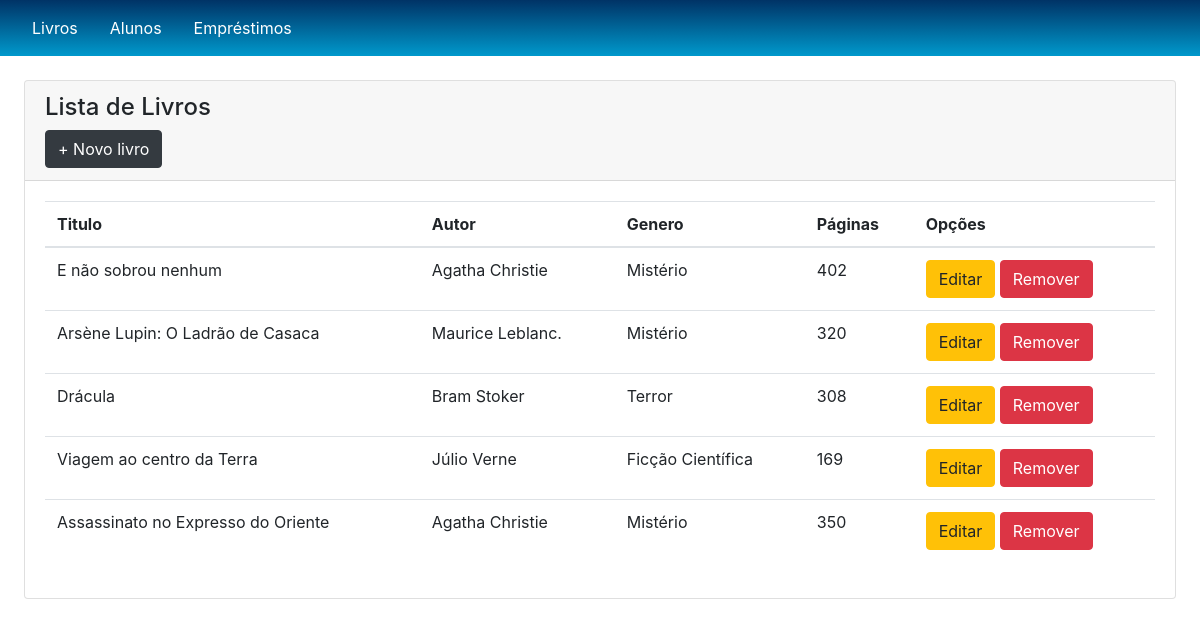
Screenshot of /livro-list with the database file from the repository.
### main/models.py (models this page shows, shortened)
class Livro(models.Model):
    titulo = models.CharField(max_length=100)
    autor = models.CharField(max_length=120)
    genero = models.ForeignKey(Genero, on_delete=models.CASCADE)
    paginas = models.IntegerField()

class Genero(models.Model):
    nome = models.CharField(max_length=150)
    def __str__(self):
        return self.nome

### main/views.py (the view)
# urls.py: path('livro-list', views.livroList, name='livro-list'),
def livroList(request):
    livros = Livro.objects.all()
    return render(request,"livro-list.html",{'livros':livros})

### main/templates/livro-list.html
{% extends "base.html" %}
{% block content %}
<div class="container-fluid px-4">
    <div class="card mt-4">
        <div class="card-header">
            <h4>Lista de Livros</h4>
            <a type="button" class="btn btn-dark float-end" href="{%url 'livro-create' %}">+ Novo livro</a>
        </div>
        <div class="card-body" style="overflow-x:auto;">
            <table class="table">
                <thead>
                    <tr>
                        <th scope="col">Titulo</th>
                        <th scope="col">Autor</th>
                        <th scope="col">Genero</th>
                        <th scope="col">Páginas</th>
                        <th scope="col">Opções</th>
                    </tr>
                </thead>
                <tbody>
                    {% for livro in livros %}
                    <tr>
                        <td>{{ livro.titulo }}</td>
                        <td>{{ livro.autor }}</td>
                        <td>{{ livro.genero }}</td>
                        <td>{{ livro.paginas }}</td>
                        <td><a type="button" class="btn btn-warning" href="/livro-update/{{ livro.id }}">Editar</a>
                            <a type="button" class="btn btn-danger" href="/livro-delete/{{ livro.id }}">Remover</a>
                        </td>
                    </tr>
                    {% endfor %}
                </tbody>
            </table>
        </div>
    </div>
</div>
{% endblock %}

### main/templates/base.html (shortened to what this page needs)
<html lang="en">
<head>
    <link rel="stylesheet" href="https://stackpath.bootstrapcdn.com/bootstrap/4.5.0/css/bootstrap.min.css"
>
    </head>
    <div id="layoutSidenav_content">
        <main>
            <div id="layoutSidenav_nav">
                <nav class="sb-sidenav accordion navbar navbar-light" style="background: linear-gradient(to bottom, #003366 0%, #0099cc 100%);" id="sidenavAccordion">
                    <div class="sb-sidenav-menu">
                        <div class="nav">
                            <a class="nav-link collapsed" style="color: white;" href="/livro-list">
                                Livros
                            </a>
                            <a class="nav-link collapsed" style="color: white;" href="/aluno-list">
                                Alunos
                            </a>
                            <a class="nav-link collapsed" style="color: white;" href="/emprestimo-list">
                                Empréstimos
                            </a>
                        </div>
                    </div>
                </nav>
            </div>
        </main>
    </div>
<body>
    {% block content %}
    {% endblock %}
</body>
</html>

### rows the page displays
Livro: titulo "E não sobrou nenhum", autor "Agatha Christie", genero "Mistério", paginas "402"
Livro: titulo "Arsène Lupin: O Ladrão de Casaca", autor "Maurice Leblanc.", genero "Mistério", paginas "320"
Livro: titulo "Drácula", autor "Bram Stoker", genero "Terror", paginas "308"
Livro: titulo "Viagem ao centro da Terra", autor "Júlio Verne", genero "Ficção Científica", paginas "169"
Livro: titulo "Assassinato no Expresso do Oriente", autor "Agatha Christie", genero "Mistério", paginas "350"
